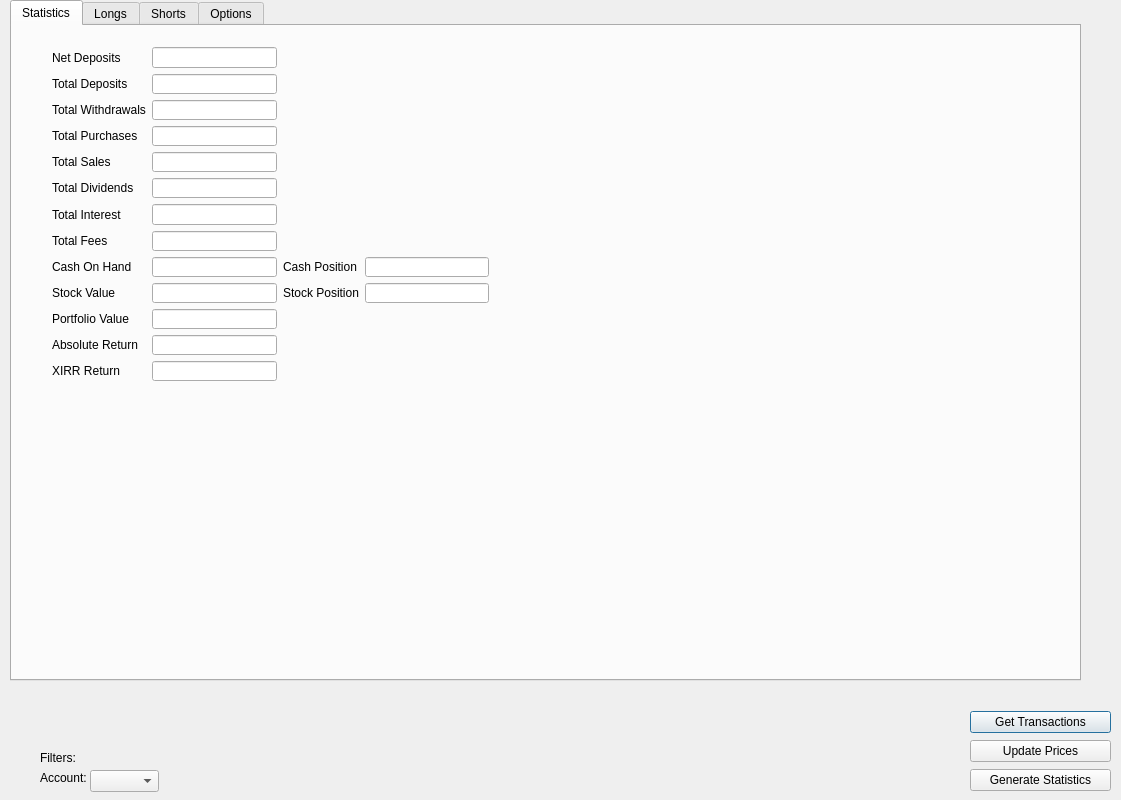
<?xml version="1.0" encoding="UTF-8"?>
<ui version="4.0">
 <class>Dialog</class>
 <widget class="QDialog" name="Dialog">
  <property name="geometry">
   <rect>
    <x>0</x>
    <y>0</y>
    <width>1121</width>
    <height>800</height>
   </rect>
  </property>
  <property name="windowTitle">
   <string>Dialog</string>
  </property>
  <widget class="QWidget" name="layoutWidget">
   <property name="geometry">
    <rect>
     <x>970</x>
     <y>710</y>
     <width>141</width>
     <height>83</height>
    </rect>
   </property>
   <layout class="QVBoxLayout" name="verticalLayout">
    <item>
     <widget class="QPushButton" name="getTransactionsButton">
      <property name="text">
       <string>Get Transactions</string>
      </property>
     </widget>
    </item>
    <item>
     <widget class="QPushButton" name="updatePricesButton">
      <property name="text">
       <string>Update Prices</string>
      </property>
     </widget>
    </item>
    <item>
     <widget class="QPushButton" name="genStatsButton">
      <property name="text">
       <string>Generate Statistics</string>
      </property>
     </widget>
    </item>
   </layout>
  </widget>
  <widget class="QTabWidget" name="tabWidget">
   <property name="geometry">
    <rect>
     <x>10</x>
     <y>0</y>
     <width>1071</width>
     <height>681</height>
    </rect>
   </property>
   <property name="currentIndex">
    <number>0</number>
   </property>
   <widget class="QWidget" name="statTab">
    <attribute name="title">
     <string>Statistics</string>
    </attribute>
    <widget class="QWidget" name="">
     <property name="geometry">
      <rect>
       <x>40</x>
       <y>21</y>
       <width>437</width>
       <height>334</height>
      </rect>
     </property>
     <layout class="QGridLayout" name="gridLayout">
      <item row="0" column="0">
       <widget class="QLabel" name="label_19">
        <property name="text">
         <string>Net Deposits</string>
        </property>
       </widget>
      </item>
      <item row="0" column="1">
       <widget class="QLineEdit" name="netLineEdit">
        <property name="alignment">
         <set>Qt::AlignRight|Qt::AlignTrailing|Qt::AlignVCenter</set>
        </property>
       </widget>
      </item>
      <item row="1" column="0">
       <widget class="QLabel" name="label_2">
        <property name="text">
         <string>Total Deposits</string>
        </property>
       </widget>
      </item>
      <item row="1" column="1">
       <widget class="QLineEdit" name="depositLineEdit">
        <property name="alignment">
         <set>Qt::AlignRight|Qt::AlignTrailing|Qt::AlignVCenter</set>
        </property>
        <property name="readOnly">
         <bool>true</bool>
        </property>
       </widget>
      </item>
      <item row="2" column="0">
       <widget class="QLabel" name="label_16">
        <property name="text">
         <string>Total Withdrawals</string>
        </property>
       </widget>
      </item>
      <item row="2" column="1">
       <widget class="QLineEdit" name="withdrawalLineEdit">
        <property name="alignment">
         <set>Qt::AlignRight|Qt::AlignTrailing|Qt::AlignVCenter</set>
        </property>
       </widget>
      </item>
      <item row="3" column="0">
       <widget class="QLabel" name="label_11">
        <property name="text">
         <string>Total Purchases</string>
        </property>
       </widget>
      </item>
      <item row="3" column="1">
       <widget class="QLineEdit" name="purchasesLineEdit">
        <property name="alignment">
         <set>Qt::AlignRight|Qt::AlignTrailing|Qt::AlignVCenter</set>
        </property>
       </widget>
      </item>
      <item row="4" column="0">
       <widget class="QLabel" name="label_12">
        <property name="text">
         <string>Total Sales</string>
        </property>
       </widget>
      </item>
      <item row="4" column="1">
       <widget class="QLineEdit" name="salesLineEdit">
        <property name="alignment">
         <set>Qt::AlignRight|Qt::AlignTrailing|Qt::AlignVCenter</set>
        </property>
       </widget>
      </item>
      <item row="5" column="0">
       <widget class="QLabel" name="label_9">
        <property name="text">
         <string>Total Dividends</string>
        </property>
       </widget>
      </item>
      <item row="5" column="1">
       <widget class="QLineEdit" name="dividendLineEdit">
        <property name="alignment">
         <set>Qt::AlignRight|Qt::AlignTrailing|Qt::AlignVCenter</set>
        </property>
       </widget>
      </item>
      <item row="6" column="0">
       <widget class="QLabel" name="label_10">
        <property name="text">
         <string>Total Interest</string>
        </property>
       </widget>
      </item>
      <item row="6" column="1">
       <widget class="QLineEdit" name="interestLineEdit">
        <property name="alignment">
         <set>Qt::AlignRight|Qt::AlignTrailing|Qt::AlignVCenter</set>
        </property>
       </widget>
      </item>
      <item row="7" column="0">
       <widget class="QLabel" name="label_15">
        <property name="text">
         <string>Total Fees</string>
        </property>
       </widget>
      </item>
      <item row="7" column="1">
       <widget class="QLineEdit" name="feeLineEdit">
        <property name="alignment">
         <set>Qt::AlignRight|Qt::AlignTrailing|Qt::AlignVCenter</set>
        </property>
       </widget>
      </item>
      <item row="8" column="0">
       <widget class="QLabel" name="label_3">
        <property name="text">
         <string>Cash On Hand</string>
        </property>
       </widget>
      </item>
      <item row="8" column="1">
       <widget class="QLineEdit" name="cashValueLineEdit">
        <property name="alignment">
         <set>Qt::AlignRight|Qt::AlignTrailing|Qt::AlignVCenter</set>
        </property>
        <property name="readOnly">
         <bool>true</bool>
        </property>
       </widget>
      </item>
      <item row="8" column="2">
       <widget class="QLabel" name="label_7">
        <property name="text">
         <string>Cash Position</string>
        </property>
       </widget>
      </item>
      <item row="8" column="3">
       <widget class="QLineEdit" name="cashPositionLineEdit">
        <property name="alignment">
         <set>Qt::AlignRight|Qt::AlignTrailing|Qt::AlignVCenter</set>
        </property>
        <property name="readOnly">
         <bool>true</bool>
        </property>
       </widget>
      </item>
      <item row="9" column="0">
       <widget class="QLabel" name="label_8">
        <property name="text">
         <string>Stock Value</string>
        </property>
       </widget>
      </item>
      <item row="9" column="1">
       <widget class="QLineEdit" name="stockValueLineEdit">
        <property name="alignment">
         <set>Qt::AlignRight|Qt::AlignTrailing|Qt::AlignVCenter</set>
        </property>
       </widget>
      </item>
      <item row="9" column="2">
       <widget class="QLabel" name="label_4">
        <property name="text">
         <string>Stock Position</string>
        </property>
       </widget>
      </item>
      <item row="9" column="3">
       <widget class="QLineEdit" name="stockPositionLineEdit">
        <property name="alignment">
         <set>Qt::AlignRight|Qt::AlignTrailing|Qt::AlignVCenter</set>
        </property>
        <property name="readOnly">
         <bool>true</bool>
        </property>
       </widget>
      </item>
      <item row="10" column="0">
       <widget class="QLabel" name="label_5">
        <property name="text">
         <string>Portfolio Value</string>
        </property>
       </widget>
      </item>
      <item row="10" column="1">
       <widget class="QLineEdit" name="portValueLineEdit">
        <property name="alignment">
         <set>Qt::AlignRight|Qt::AlignTrailing|Qt::AlignVCenter</set>
        </property>
        <property name="readOnly">
         <bool>true</bool>
        </property>
       </widget>
      </item>
      <item row="11" column="0">
       <widget class="QLabel" name="label_6">
        <property name="text">
         <string>Absolute Return</string>
        </property>
       </widget>
      </item>
      <item row="11" column="1">
       <widget class="QLineEdit" name="absReturnLineEdit">
        <property name="alignment">
         <set>Qt::AlignRight|Qt::AlignTrailing|Qt::AlignVCenter</set>
        </property>
        <property name="readOnly">
         <bool>true</bool>
        </property>
       </widget>
      </item>
      <item row="12" column="0">
       <widget class="QLabel" name="label_20">
        <property name="text">
         <string>XIRR Return</string>
        </property>
       </widget>
      </item>
      <item row="12" column="1">
       <widget class="QLineEdit" name="xirrReturnLineEdit">
        <property name="alignment">
         <set>Qt::AlignRight|Qt::AlignTrailing|Qt::AlignVCenter</set>
        </property>
       </widget>
      </item>
     </layout>
    </widget>
   </widget>
   <widget class="QWidget" name="longTab">
    <attribute name="title">
     <string>Longs</string>
    </attribute>
    <widget class="QTableView" name="longView">
     <property name="geometry">
      <rect>
       <x>0</x>
       <y>20</y>
       <width>1071</width>
       <height>641</height>
      </rect>
     </property>
     <property name="alternatingRowColors">
      <bool>true</bool>
     </property>
    </widget>
    <widget class="QLabel" name="label">
     <property name="geometry">
      <rect>
       <x>10</x>
       <y>0</y>
       <width>81</width>
       <height>16</height>
      </rect>
     </property>
     <property name="text">
      <string>Long Positions:</string>
     </property>
    </widget>
   </widget>
   <widget class="QWidget" name="shortTab">
    <attribute name="title">
     <string>Shorts</string>
    </attribute>
    <widget class="QLabel" name="label_17">
     <property name="geometry">
      <rect>
       <x>10</x>
       <y>0</y>
       <width>81</width>
       <height>16</height>
      </rect>
     </property>
     <property name="text">
      <string>Short Positions:</string>
     </property>
    </widget>
    <widget class="QTableView" name="shortView">
     <property name="geometry">
      <rect>
       <x>-5</x>
       <y>21</y>
       <width>1071</width>
       <height>641</height>
      </rect>
     </property>
    </widget>
   </widget>
   <widget class="QWidget" name="optionTab">
    <attribute name="title">
     <string>Options</string>
    </attribute>
    <widget class="QLabel" name="label_18">
     <property name="geometry">
      <rect>
       <x>10</x>
       <y>0</y>
       <width>91</width>
       <height>16</height>
      </rect>
     </property>
     <property name="text">
      <string>Option Positions:</string>
     </property>
    </widget>
    <widget class="QTableView" name="optionView">
     <property name="geometry">
      <rect>
       <x>-5</x>
       <y>21</y>
       <width>1071</width>
       <height>641</height>
      </rect>
     </property>
    </widget>
   </widget>
  </widget>
  <widget class="QLabel" name="label_13">
   <property name="geometry">
    <rect>
     <x>40</x>
     <y>750</y>
     <width>46</width>
     <height>16</height>
    </rect>
   </property>
   <property name="text">
    <string>Filters:</string>
   </property>
  </widget>
  <widget class="QLabel" name="label_14">
   <property name="geometry">
    <rect>
     <x>40</x>
     <y>770</y>
     <width>46</width>
     <height>16</height>
    </rect>
   </property>
   <property name="text">
    <string>Account:</string>
   </property>
  </widget>
  <widget class="QComboBox" name="accountComboBox">
   <property name="geometry">
    <rect>
     <x>90</x>
     <y>770</y>
     <width>69</width>
     <height>22</height>
    </rect>
   </property>
  </widget>
 </widget>
 <resources/>
 <connections/>
</ui>
